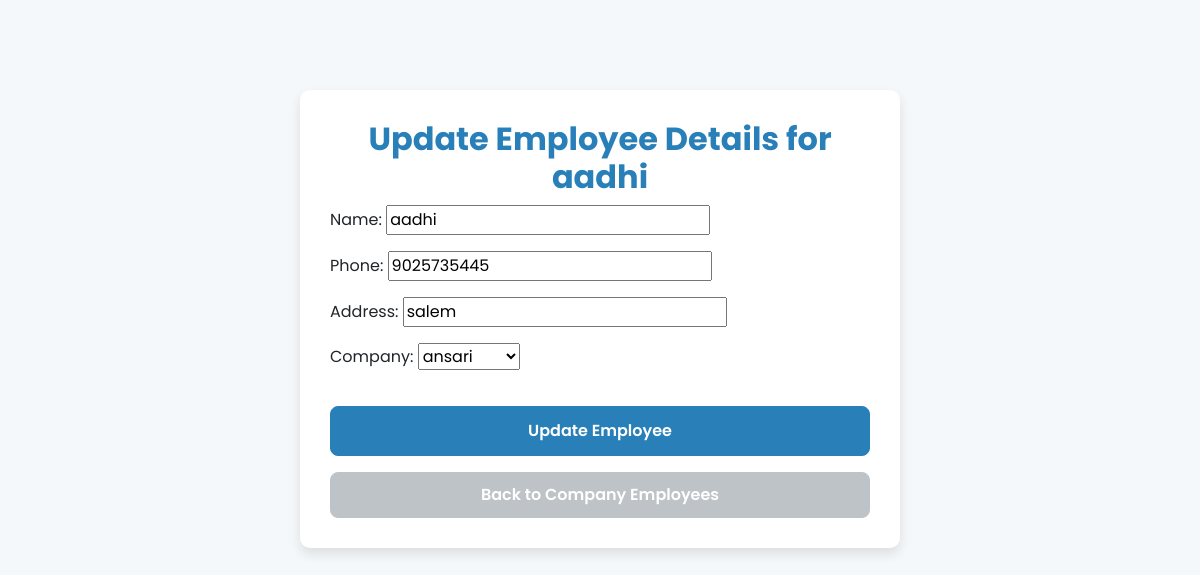
/employee/update/28/, run on the app's committed database.
### details/models.py (models this page shows, shortened)
class Employee(models.Model):
    name = models.CharField(max_length=100)
    phone = models.CharField(max_length=15)
    address = models.CharField(max_length=200)
    company = models.ForeignKey(Company, on_delete=models.CASCADE, related_name="employees")

class Company(models.Model):
    name = models.CharField(max_length=100, unique=True)
    created_at = models.DateTimeField(auto_now_add=True)
    price = models.DecimalField(max_digits=10, decimal_places=2, default=Decimal('0.0'))
    def __str__(self):
        return self.name

### details/views.py (the view)
# urls.py: path('employee/update/<int:id>/', views.update_employee, name='update_employee'),  # This is correct
def update_employee(request, id):
    employee = get_object_or_404(Employee, pk=id)
    if request.method == 'POST':
        form = EmployeeForm(request.POST, instance=employee)
        if form.is_valid():
            form.save()
            company_id = employee.company.id if employee.company else None
            if company_id:
                return redirect('company_employeess', company_id=company_id)
            else:
                return redirect('dashboard')  # Redirect to dashboard if no company found
    else:
        form = EmployeeForm(instance=employee)
    return render(request, 'update_employee.html', {'form': form, 'employee': employee})

### details/forms.py
class EmployeeForm(forms.ModelForm):
    class Meta:
        model = Employee
        fields = ['name','phone', 'address','company']

### details/templates/update_employee.html (shortened to what this page needs)
<!DOCTYPE html>
<html lang="en">
<head>
    <link href="https://cdn.jsdelivr.net/npm/bootstrap@5.3.0-alpha1/dist/css/bootstrap.min.css" rel="stylesheet">
</head>
<body>
    <div class="container">
        <h2>Update Employee Details for {{ employee.name }}</h2>
        <form method="POST">
            {{ form.as_p }}
            <button type="submit" class="btn btn-primary">Update Employee</button>
        </form>
        <a href="{% url 'company_employeess' company_id=employee.company.id %}" class="btn btn-secondary mt-3">Back to Company Employees</a>
    </div>
</body>
</html>

### details/templates/update_employee.html (style rules this page uses)
body { font-family: 'Poppins', sans-serif; background-color: #f4f8fb; padding-top: 50px; }
h2 { text-align: center; font-size: 32px; color: #2980b9; font-weight: 700; }
.container { max-width: 600px; margin: auto; background-color: #ffffff; border-radius: 10px; box-shadow: 0 6px 12px rgba(0, 0, 0, 0.1); padding: 30px; margin-top: 40px; }
.btn-primary { background-color: #2980b9; border-color: #2980b9; font-size: 16px; padding: 12px 20px; border-radius: 8px; width: 100%; margin-top: 20px; color: #fff; font-weight: 600; }
.btn-secondary { background-color: #bdc3c7; border-color: #bdc3c7; padding: 10px 16px; border-radius: 8px; margin-top: 20px; display: block; width: 100%; text-align: center; font-weight: 600; color: #fff; }

### data on the page
Employee: name "aadhi", phone "9025735445", address "salem", company "ansari"
